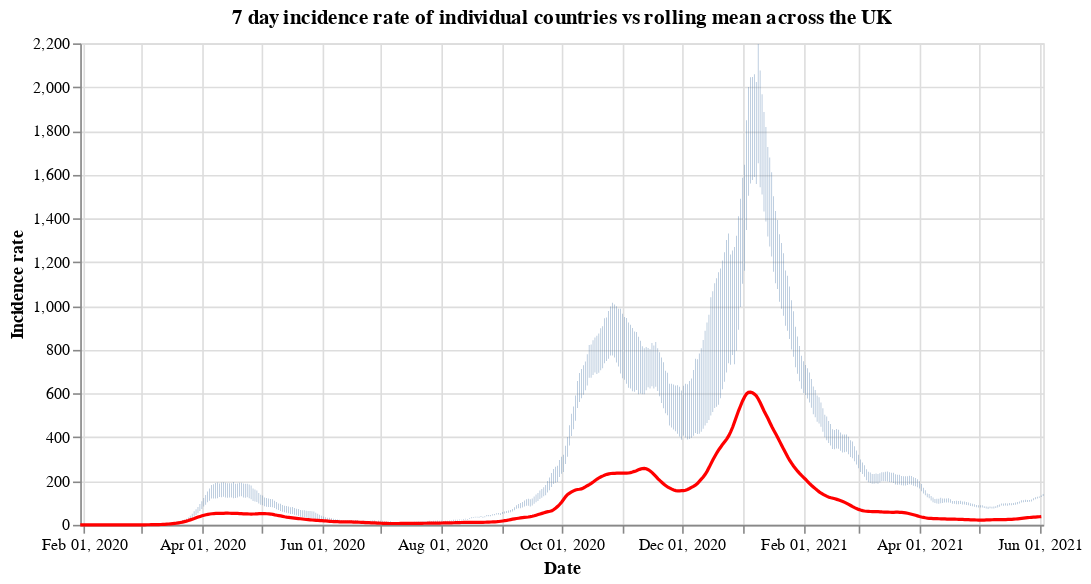

Write notebook code for a chart like this one.
### Code cell
#collapse
countries = uk_cases['areaName'].unique()
countries.sort()

selection = alt.selection_single(
    name='Select',
    fields=['areaName'],
    init={'areaName': 'Wales'},
    bind={'areaName': alt.binding_select(options=countries)}
)

# scatter plot, modify opacity based on selection
bars = alt.Chart(uk_cases).mark_bar().add_selection(
    selection
).encode(
    x=alt.X("yearmonthdate(date):T", axis=alt.Axis(title='Date')),
    y=alt.Y("weeklyCasesRate:Q", axis=alt.Axis(title='Incidence rate')),
    tooltip='weeklyCasesRate:Q',
    opacity=alt.condition(selection, alt.value(1), alt.value(0))
).properties(title=f'7 day incidence rate of individual countries vs rolling mean across the UK', width=600)

line = alt.Chart(overview_cases).mark_line(
    color='red',
    size=2,
).transform_window(
    rolling_mean='mean(weeklyCasesRate)',
    frame=[0, 7]
).encode(
    x='yearmonthdate(date):T',
    y='rolling_mean:Q'
)

alt.layer(bars, line)

### Figure 1 — Vega-Lite specification as saved in the notebook (floating-point values rounded to 4 significant figures; data arrays with more than 128 entries replaced by an {"elided": "..."} marker saying what was removed)
{"config": {"view": {"continuousWidth": 400, "continuousHeight": 300}}, "layer": [{"data": {"name": "data-1635b6014aecd8e6a4bc21d071d1f417"}, "mark": "bar", "encoding": {"opacity": {"condition": {"value": 1, "selection": "Select"}, "value": 0}, "tooltip": {"type": "quantitative", "field": "weeklyCasesRate"}, "x": {"type": "temporal", "axis": {"title": "Date"}, "field": "date", "timeUnit": "yearmonthdate"}, "y": {"type": "quantitative", "axis": {"title": "Incidence rate"}, "field": "weeklyCasesRate"}}, "selection": {"Select": {"type": "single", "fields": ["areaName"], "init": {"areaName": "Wales"}, "bind": {"areaName": {"input": "select", "options": ["England", "Northern Ireland", "Scotland", "Wales"]}}}}, "title": "7 day incidence rate of individual countries vs rolling mean across the UK", "width": 600}, {"data": {"name": "data-e9af5ee25979af805d270548657c668d"}, "mark": {"type": "line", "color": "red", "size": 2}, "encoding": {"x": {"type": "temporal", "field": "date", "timeUnit": "yearmonthdate"}, "y": {"type": "quantitative", "field": "rolling_mean"}}, "transform": [{"window": [{"op": "mean", "field": "weeklyCasesRate", "as": "rolling_mean"}], "frame": [0, 7]}]}], "$schema": "https://vega.github.io/schema/vega-lite/v4.8.1.json", "datasets": {"data-1635b6014aecd8e6a4bc21d071d1f417": {"elided": "1868 records"}, "data-e9af5ee25979af805d270548657c668d": {"elided": "490 records"}}}
